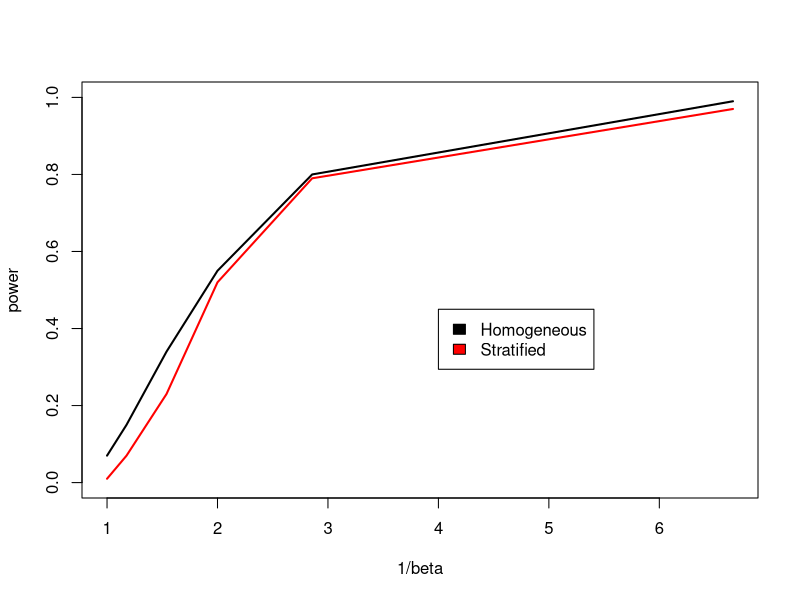

The R source for this figure:
##
##
## Homozygosity Project
## Date 12-29-2015
## Aim: Plot Loss of Homozygosity
## @ authors: Andrew Allen 
## @ student: Jeff Du
## Data source: 
## Models:  Poisson
## Parameters: 


## not sure where to get this vector
pwr.strat<-c(0.01,0.07,0.23,0.52,0.79,.97)
pwr.hom<-c(0.07,0.15,0.34,0.55,.8,.99)
bta<-c(1,.85,.65,.5,.35,.15)


## plot the homogeneous and stratified line
plot(1/bta,pwr.strat,type="l",col="red",xlab="1/beta",ylab="power",lwd=2,ylim=c(0,1))

lines(1/bta,pwr.hom,lwd=2)

## add figure legend
legend(4,.45,c("Homogeneous","Stratified"),fill=c("black","red"))


## one of the output plot figure could be found in the github repository:
## https://github.com/breezedu/GenicIntolerance/blob/master/HomozygosityMutations/Rplot_loss_of_homozygosity.png